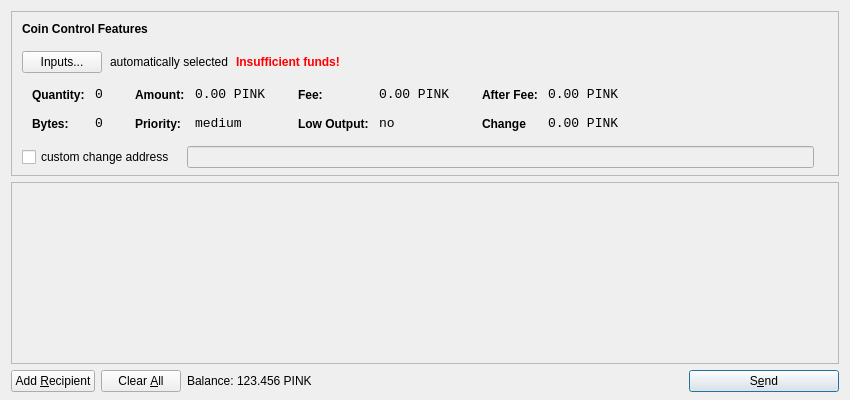
<?xml version="1.0" encoding="UTF-8"?>
<ui version="4.0">
 <class>SendCoinsDialog</class>
 <widget class="QDialog" name="SendCoinsDialog">
  <property name="geometry">
   <rect>
    <x>0</x>
    <y>0</y>
    <width>850</width>
    <height>400</height>
   </rect>
  </property>
  <property name="windowTitle">
   <string>Send Coins</string>
  </property>
  <layout class="QVBoxLayout" name="verticalLayout" stretch="0,1,0">
   <property name="bottomMargin">
    <number>8</number>
   </property>
   <item>
    <widget class="QFrame" name="frameCoinControl">
     <property name="sizePolicy">
      <sizepolicy hsizetype="Expanding" vsizetype="Expanding">
       <horstretch>0</horstretch>
       <verstretch>0</verstretch>
      </sizepolicy>
     </property>
     <property name="maximumSize">
      <size>
       <width>16777215</width>
       <height>16777215</height>
      </size>
     </property>
     <property name="frameShape">
      <enum>QFrame::StyledPanel</enum>
     </property>
     <property name="frameShadow">
      <enum>QFrame::Sunken</enum>
     </property>
     <layout class="QVBoxLayout" name="verticalLayoutCoinControl2">
      <property name="spacing">
       <number>-1</number>
      </property>
      <property name="leftMargin">
       <number>0</number>
      </property>
      <property name="topMargin">
       <number>0</number>
      </property>
      <property name="rightMargin">
       <number>0</number>
      </property>
      <property name="bottomMargin">
       <number>6</number>
      </property>
      <item>
       <layout class="QVBoxLayout" name="verticalLayoutCoinControl" stretch="0,0,0,0,1">
        <property name="spacing">
         <number>0</number>
        </property>
        <property name="leftMargin">
         <number>10</number>
        </property>
        <property name="topMargin">
         <number>10</number>
        </property>
        <item>
         <layout class="QHBoxLayout" name="horizontalLayoutCoinControl1">
          <property name="bottomMargin">
           <number>15</number>
          </property>
          <item>
           <widget class="QLabel" name="labelCoinControlFeatures">
            <property name="sizePolicy">
             <sizepolicy hsizetype="Preferred" vsizetype="Maximum">
              <horstretch>0</horstretch>
              <verstretch>0</verstretch>
             </sizepolicy>
            </property>
            <property name="font">
             <font>
              <weight>75</weight>
              <bold>true</bold>
             </font>
            </property>
            <property name="styleSheet">
             <string notr="true">font-weight:bold;</string>
            </property>
            <property name="text">
             <string>Coin Control Features</string>
            </property>
           </widget>
          </item>
         </layout>
        </item>
        <item>
         <layout class="QHBoxLayout" name="horizontalLayoutCoinControl2" stretch="0,0,0,0">
          <property name="spacing">
           <number>8</number>
          </property>
          <property name="bottomMargin">
           <number>10</number>
          </property>
          <item>
           <widget class="QPushButton" name="pushButtonCoinControl">
            <property name="styleSheet">
             <string notr="true"/>
            </property>
            <property name="text">
             <string>Inputs...</string>
            </property>
           </widget>
          </item>
          <item>
           <widget class="QLabel" name="labelCoinControlAutomaticallySelected">
            <property name="text">
             <string>automatically selected</string>
            </property>
            <property name="margin">
             <number>5</number>
            </property>
           </widget>
          </item>
          <item>
           <widget class="QLabel" name="labelCoinControlInsuffFunds">
            <property name="font">
             <font>
              <weight>75</weight>
              <bold>true</bold>
             </font>
            </property>
            <property name="styleSheet">
             <string notr="true">color:red;font-weight:bold;</string>
            </property>
            <property name="text">
             <string>Insufficient funds!</string>
            </property>
            <property name="margin">
             <number>5</number>
            </property>
           </widget>
          </item>
          <item>
           <spacer name="horizontalSpacerCoinControl">
            <property name="orientation">
             <enum>Qt::Horizontal</enum>
            </property>
            <property name="sizeHint" stdset="0">
             <size>
              <width>40</width>
              <height>1</height>
             </size>
            </property>
           </spacer>
          </item>
         </layout>
        </item>
        <item>
         <widget class="QWidget" name="widgetCoinControl" native="true">
          <property name="sizePolicy">
           <sizepolicy hsizetype="Preferred" vsizetype="Preferred">
            <horstretch>0</horstretch>
            <verstretch>0</verstretch>
           </sizepolicy>
          </property>
          <property name="minimumSize">
           <size>
            <width>0</width>
            <height>0</height>
           </size>
          </property>
          <property name="styleSheet">
           <string notr="true"/>
          </property>
          <layout class="QHBoxLayout" name="horizontalLayoutCoinControl5">
           <property name="margin">
            <number>0</number>
           </property>
           <item>
            <layout class="QHBoxLayout" name="horizontalLayoutCoinControl3" stretch="0,0,0,1">
             <property name="spacing">
              <number>20</number>
             </property>
             <property name="topMargin">
              <number>0</number>
             </property>
             <property name="bottomMargin">
              <number>10</number>
             </property>
             <item>
              <layout class="QFormLayout" name="formLayoutCoinControl1">
               <property name="horizontalSpacing">
                <number>10</number>
               </property>
               <property name="verticalSpacing">
                <number>14</number>
               </property>
               <property name="leftMargin">
                <number>10</number>
               </property>
               <property name="topMargin">
                <number>4</number>
               </property>
               <property name="rightMargin">
                <number>6</number>
               </property>
               <item row="0" column="0">
                <widget class="QLabel" name="labelCoinControlQuantityText">
                 <property name="styleSheet">
                  <string notr="true">font-weight:bold;</string>
                 </property>
                 <property name="text">
                  <string>Quantity:</string>
                 </property>
                 <property name="margin">
                  <number>0</number>
                 </property>
                </widget>
               </item>
               <item row="0" column="1">
                <widget class="QLabel" name="labelCoinControlQuantity">
                 <property name="font">
                  <font>
                   <family>Monospace</family>
                   <pointsize>10</pointsize>
                  </font>
                 </property>
                 <property name="cursor">
                  <cursorShape>IBeamCursor</cursorShape>
                 </property>
                 <property name="contextMenuPolicy">
                  <enum>Qt::ActionsContextMenu</enum>
                 </property>
                 <property name="text">
                  <string>0</string>
                 </property>
                 <property name="margin">
                  <number>0</number>
                 </property>
                 <property name="textInteractionFlags">
                  <set>Qt::LinksAccessibleByMouse|Qt::TextSelectableByKeyboard|Qt::TextSelectableByMouse</set>
                 </property>
                </widget>
               </item>
               <item row="1" column="0">
                <widget class="QLabel" name="labelCoinControlBytesText">
                 <property name="styleSheet">
                  <string notr="true">font-weight:bold;</string>
                 </property>
                 <property name="text">
                  <string>Bytes:</string>
                 </property>
                </widget>
               </item>
               <item row="1" column="1">
                <widget class="QLabel" name="labelCoinControlBytes">
                 <property name="font">
                  <font>
                   <family>Monospace</family>
                   <pointsize>10</pointsize>
                  </font>
                 </property>
                 <property name="cursor">
                  <cursorShape>IBeamCursor</cursorShape>
                 </property>
                 <property name="contextMenuPolicy">
                  <enum>Qt::ActionsContextMenu</enum>
                 </property>
                 <property name="text">
                  <string>0</string>
                 </property>
                 <property name="textInteractionFlags">
                  <set>Qt::LinksAccessibleByMouse|Qt::TextSelectableByKeyboard|Qt::TextSelectableByMouse</set>
                 </property>
                </widget>
               </item>
              </layout>
             </item>
             <item>
              <layout class="QFormLayout" name="formLayoutCoinControl2">
               <property name="horizontalSpacing">
                <number>10</number>
               </property>
               <property name="verticalSpacing">
                <number>14</number>
               </property>
               <property name="leftMargin">
                <number>6</number>
               </property>
               <property name="topMargin">
                <number>4</number>
               </property>
               <property name="rightMargin">
                <number>6</number>
               </property>
               <item row="0" column="0">
                <widget class="QLabel" name="labelCoinControlAmountText">
                 <property name="styleSheet">
                  <string notr="true">font-weight:bold;</string>
                 </property>
                 <property name="text">
                  <string>Amount:</string>
                 </property>
                 <property name="margin">
                  <number>0</number>
                 </property>
                </widget>
               </item>
               <item row="0" column="1">
                <widget class="QLabel" name="labelCoinControlAmount">
                 <property name="font">
                  <font>
                   <family>Monospace</family>
                   <pointsize>10</pointsize>
                  </font>
                 </property>
                 <property name="cursor">
                  <cursorShape>IBeamCursor</cursorShape>
                 </property>
                 <property name="contextMenuPolicy">
                  <enum>Qt::ActionsContextMenu</enum>
                 </property>
                 <property name="text">
                  <string>0.00 PINK</string>
                 </property>
                 <property name="textInteractionFlags">
                  <set>Qt::LinksAccessibleByMouse|Qt::TextSelectableByKeyboard|Qt::TextSelectableByMouse</set>
                 </property>
                </widget>
               </item>
               <item row="1" column="0">
                <widget class="QLabel" name="labelCoinControlPriorityText">
                 <property name="styleSheet">
                  <string notr="true">font-weight:bold;</string>
                 </property>
                 <property name="text">
                  <string>Priority:</string>
                 </property>
                </widget>
               </item>
               <item row="1" column="1">
                <widget class="QLabel" name="labelCoinControlPriority">
                 <property name="font">
                  <font>
                   <family>Monospace</family>
                   <pointsize>10</pointsize>
                  </font>
                 </property>
                 <property name="cursor">
                  <cursorShape>IBeamCursor</cursorShape>
                 </property>
                 <property name="contextMenuPolicy">
                  <enum>Qt::ActionsContextMenu</enum>
                 </property>
                 <property name="text">
                  <string>medium</string>
                 </property>
                 <property name="textInteractionFlags">
                  <set>Qt::LinksAccessibleByMouse|Qt::TextSelectableByKeyboard|Qt::TextSelectableByMouse</set>
                 </property>
                </widget>
               </item>
              </layout>
             </item>
             <item>
              <layout class="QFormLayout" name="formLayoutCoinControl3">
               <property name="horizontalSpacing">
                <number>10</number>
               </property>
               <property name="verticalSpacing">
                <number>14</number>
               </property>
               <property name="leftMargin">
                <number>6</number>
               </property>
               <property name="topMargin">
                <number>4</number>
               </property>
               <property name="rightMargin">
                <number>6</number>
               </property>
               <item row="0" column="0">
                <widget class="QLabel" name="labelCoinControlFeeText">
                 <property name="styleSheet">
                  <string notr="true">font-weight:bold;</string>
                 </property>
                 <property name="text">
                  <string>Fee:</string>
                 </property>
                 <property name="margin">
                  <number>0</number>
                 </property>
                </widget>
               </item>
               <item row="0" column="1">
                <widget class="QLabel" name="labelCoinControlFee">
                 <property name="font">
                  <font>
                   <family>Monospace</family>
                   <pointsize>10</pointsize>
                  </font>
                 </property>
                 <property name="cursor">
                  <cursorShape>IBeamCursor</cursorShape>
                 </property>
                 <property name="contextMenuPolicy">
                  <enum>Qt::ActionsContextMenu</enum>
                 </property>
                 <property name="text">
                  <string>0.00 PINK</string>
                 </property>
                 <property name="textInteractionFlags">
                  <set>Qt::LinksAccessibleByMouse|Qt::TextSelectableByKeyboard|Qt::TextSelectableByMouse</set>
                 </property>
                </widget>
               </item>
               <item row="1" column="0">
                <widget class="QLabel" name="labelCoinControlLowOutputText">
                 <property name="styleSheet">
                  <string notr="true">font-weight:bold;</string>
                 </property>
                 <property name="text">
                  <string>Low Output:</string>
                 </property>
                </widget>
               </item>
               <item row="1" column="1">
                <widget class="QLabel" name="labelCoinControlLowOutput">
                 <property name="font">
                  <font>
                   <family>Monospace</family>
                   <pointsize>10</pointsize>
                  </font>
                 </property>
                 <property name="cursor">
                  <cursorShape>IBeamCursor</cursorShape>
                 </property>
                 <property name="contextMenuPolicy">
                  <enum>Qt::ActionsContextMenu</enum>
                 </property>
                 <property name="text">
                  <string>no</string>
                 </property>
                 <property name="textInteractionFlags">
                  <set>Qt::LinksAccessibleByMouse|Qt::TextSelectableByKeyboard|Qt::TextSelectableByMouse</set>
                 </property>
                </widget>
               </item>
              </layout>
             </item>
             <item>
              <layout class="QFormLayout" name="formLayoutCoinControl4">
               <property name="horizontalSpacing">
                <number>10</number>
               </property>
               <property name="verticalSpacing">
                <number>14</number>
               </property>
               <property name="leftMargin">
                <number>6</number>
               </property>
               <property name="topMargin">
                <number>4</number>
               </property>
               <property name="rightMargin">
                <number>6</number>
               </property>
               <item row="0" column="0">
                <widget class="QLabel" name="labelCoinControlAfterFeeText">
                 <property name="styleSheet">
                  <string notr="true">font-weight:bold;</string>
                 </property>
                 <property name="text">
                  <string>After Fee:</string>
                 </property>
                 <property name="margin">
                  <number>0</number>
                 </property>
                </widget>
               </item>
               <item row="0" column="1">
                <widget class="QLabel" name="labelCoinControlAfterFee">
                 <property name="font">
                  <font>
                   <family>Monospace</family>
                   <pointsize>10</pointsize>
                  </font>
                 </property>
                 <property name="cursor">
                  <cursorShape>IBeamCursor</cursorShape>
                 </property>
                 <property name="contextMenuPolicy">
                  <enum>Qt::ActionsContextMenu</enum>
                 </property>
                 <property name="text">
                  <string>0.00 PINK</string>
                 </property>
                 <property name="textInteractionFlags">
                  <set>Qt::LinksAccessibleByMouse|Qt::TextSelectableByKeyboard|Qt::TextSelectableByMouse</set>
                 </property>
                </widget>
               </item>
               <item row="1" column="0">
                <widget class="QLabel" name="labelCoinControlChangeText">
                 <property name="styleSheet">
                  <string notr="true">font-weight:bold;</string>
                 </property>
                 <property name="text">
                  <string>Change</string>
                 </property>
                </widget>
               </item>
               <item row="1" column="1">
                <widget class="QLabel" name="labelCoinControlChange">
                 <property name="font">
                  <font>
                   <family>Monospace</family>
                   <pointsize>10</pointsize>
                  </font>
                 </property>
                 <property name="cursor">
                  <cursorShape>IBeamCursor</cursorShape>
                 </property>
                 <property name="contextMenuPolicy">
                  <enum>Qt::ActionsContextMenu</enum>
                 </property>
                 <property name="text">
                  <string>0.00 PINK</string>
                 </property>
                 <property name="textInteractionFlags">
                  <set>Qt::LinksAccessibleByMouse|Qt::TextSelectableByKeyboard|Qt::TextSelectableByMouse</set>
                 </property>
                </widget>
               </item>
              </layout>
             </item>
            </layout>
           </item>
          </layout>
         </widget>
        </item>
        <item>
         <layout class="QHBoxLayout" name="horizontalLayoutCoinControl4" stretch="0,0,0">
          <property name="spacing">
           <number>12</number>
          </property>
          <property name="sizeConstraint">
           <enum>QLayout::SetDefaultConstraint</enum>
          </property>
          <property name="topMargin">
           <number>5</number>
          </property>
          <property name="rightMargin">
           <number>5</number>
          </property>
          <item>
           <widget class="QCheckBox" name="checkBoxCoinControlChange">
            <property name="text">
             <string>custom change address</string>
            </property>
           </widget>
          </item>
          <item>
           <widget class="QLineEdit" name="lineEditCoinControlChange">
            <property name="enabled">
             <bool>false</bool>
            </property>
            <property name="sizePolicy">
             <sizepolicy hsizetype="Expanding" vsizetype="Fixed">
              <horstretch>0</horstretch>
              <verstretch>0</verstretch>
             </sizepolicy>
            </property>
           </widget>
          </item>
          <item>
           <widget class="QLabel" name="labelCoinControlChangeLabel">
            <property name="sizePolicy">
             <sizepolicy hsizetype="Preferred" vsizetype="Expanding">
              <horstretch>0</horstretch>
              <verstretch>0</verstretch>
             </sizepolicy>
            </property>
            <property name="minimumSize">
             <size>
              <width>0</width>
              <height>0</height>
             </size>
            </property>
            <property name="text">
             <string/>
            </property>
            <property name="margin">
             <number>3</number>
            </property>
           </widget>
          </item>
         </layout>
        </item>
        <item>
         <spacer name="verticalSpacerCoinControl">
          <property name="orientation">
           <enum>Qt::Vertical</enum>
          </property>
          <property name="sizeHint" stdset="0">
           <size>
            <width>800</width>
            <height>1</height>
           </size>
          </property>
         </spacer>
        </item>
       </layout>
      </item>
     </layout>
    </widget>
   </item>
   <item>
    <widget class="QScrollArea" name="scrollArea">
     <property name="widgetResizable">
      <bool>true</bool>
     </property>
     <widget class="QWidget" name="scrollAreaWidgetContents">
      <property name="geometry">
       <rect>
        <x>0</x>
        <y>0</y>
        <width>830</width>
        <height>165</height>
       </rect>
      </property>
      <layout class="QVBoxLayout" name="verticalLayout_2">
       <property name="margin">
        <number>0</number>
       </property>
       <item>
        <layout class="QVBoxLayout" name="entries">
         <property name="spacing">
          <number>6</number>
         </property>
        </layout>
       </item>
       <item>
        <spacer name="verticalSpacer">
         <property name="orientation">
          <enum>Qt::Vertical</enum>
         </property>
         <property name="sizeHint" stdset="0">
          <size>
           <width>20</width>
           <height>40</height>
          </size>
         </property>
        </spacer>
       </item>
      </layout>
     </widget>
    </widget>
   </item>
   <item>
    <layout class="QHBoxLayout" name="horizontalLayout">
     <item>
      <widget class="QPushButton" name="addButton">
       <property name="toolTip">
        <string>Send to multiple recipients at once</string>
       </property>
       <property name="text">
        <string>Add &amp;Recipient</string>
       </property>
       <property name="icon">
        <iconset resource="../bitcoin.qrc">
         <normaloff>:/icons/add</normaloff>:/icons/add</iconset>
       </property>
       <property name="autoDefault">
        <bool>false</bool>
       </property>
      </widget>
     </item>
     <item>
      <widget class="QPushButton" name="clearButton">
       <property name="sizePolicy">
        <sizepolicy hsizetype="Minimum" vsizetype="Fixed">
         <horstretch>0</horstretch>
         <verstretch>0</verstretch>
        </sizepolicy>
       </property>
       <property name="toolTip">
        <string>Remove all transaction fields</string>
       </property>
       <property name="text">
        <string>Clear &amp;All</string>
       </property>
       <property name="icon">
        <iconset resource="../bitcoin.qrc">
         <normaloff>:/icons/remove</normaloff>:/icons/remove</iconset>
       </property>
       <property name="autoRepeatDelay">
        <number>300</number>
       </property>
       <property name="autoDefault">
        <bool>false</bool>
       </property>
      </widget>
     </item>
     <item>
      <layout class="QHBoxLayout" name="horizontalLayout_2">
       <property name="spacing">
        <number>3</number>
       </property>
       <item>
        <widget class="QLabel" name="label">
         <property name="sizePolicy">
          <sizepolicy hsizetype="Preferred" vsizetype="Fixed">
           <horstretch>0</horstretch>
           <verstretch>0</verstretch>
          </sizepolicy>
         </property>
         <property name="text">
          <string>Balance:</string>
         </property>
        </widget>
       </item>
       <item>
        <widget class="QLabel" name="labelBalance">
         <property name="sizePolicy">
          <sizepolicy hsizetype="Preferred" vsizetype="Fixed">
           <horstretch>0</horstretch>
           <verstretch>0</verstretch>
          </sizepolicy>
         </property>
         <property name="cursor">
          <cursorShape>IBeamCursor</cursorShape>
         </property>
         <property name="text">
          <string>123.456 PINK</string>
         </property>
         <property name="textInteractionFlags">
          <set>Qt::LinksAccessibleByMouse|Qt::TextSelectableByKeyboard|Qt::TextSelectableByMouse</set>
         </property>
        </widget>
       </item>
      </layout>
     </item>
     <item>
      <spacer name="horizontalSpacer">
       <property name="orientation">
        <enum>Qt::Horizontal</enum>
       </property>
       <property name="sizeHint" stdset="0">
        <size>
         <width>40</width>
         <height>20</height>
        </size>
       </property>
      </spacer>
     </item>
     <item>
      <widget class="QPushButton" name="sendButton">
       <property name="minimumSize">
        <size>
         <width>150</width>
         <height>0</height>
        </size>
       </property>
       <property name="toolTip">
        <string>Confirm the send action</string>
       </property>
       <property name="text">
        <string>S&amp;end</string>
       </property>
       <property name="icon">
        <iconset resource="../bitcoin.qrc">
         <normaloff>:/icons/send</normaloff>:/icons/send</iconset>
       </property>
       <property name="default">
        <bool>true</bool>
       </property>
      </widget>
     </item>
    </layout>
   </item>
  </layout>
 </widget>
 <resources>
  <include location="../bitcoin.qrc"/>
 </resources>
 <connections/>
</ui>
